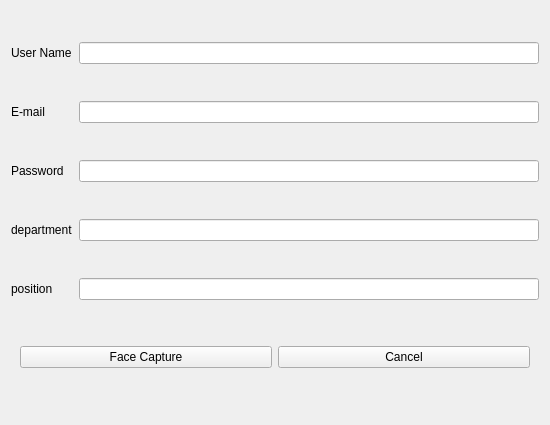
<?xml version="1.0" encoding="UTF-8"?>
<ui version="4.0">
 <class>SignUpWindow</class>
 <widget class="QWidget" name="SignUpWindow">
  <property name="geometry">
   <rect>
    <x>0</x>
    <y>0</y>
    <width>550</width>
    <height>425</height>
   </rect>
  </property>
  <property name="windowTitle">
   <string>Sing Up</string>
  </property>
  <layout class="QGridLayout" name="gridLayout">
   <item row="4" column="1">
    <widget class="QLineEdit" name="lineEdit_position"/>
   </item>
   <item row="1" column="0">
    <widget class="QLabel" name="label_2">
     <property name="text">
      <string>E-mail</string>
     </property>
    </widget>
   </item>
   <item row="2" column="0">
    <widget class="QLabel" name="label_3">
     <property name="text">
      <string>Password</string>
     </property>
    </widget>
   </item>
   <item row="3" column="0">
    <widget class="QLabel" name="label_4">
     <property name="text">
      <string>department</string>
     </property>
    </widget>
   </item>
   <item row="0" column="0">
    <widget class="QLabel" name="label">
     <property name="text">
      <string>User Name</string>
     </property>
    </widget>
   </item>
   <item row="1" column="1">
    <widget class="QLineEdit" name="lineEdit_mail"/>
   </item>
   <item row="2" column="1">
    <widget class="QLineEdit" name="lineEdit_password"/>
   </item>
   <item row="0" column="1">
    <widget class="QLineEdit" name="lineEdit_name"/>
   </item>
   <item row="6" column="0" colspan="2">
    <widget class="QWidget" name="widget" native="true">
     <property name="sizePolicy">
      <sizepolicy hsizetype="Preferred" vsizetype="Maximum">
       <horstretch>0</horstretch>
       <verstretch>0</verstretch>
      </sizepolicy>
     </property>
     <layout class="QGridLayout" name="gridLayout_2">
      <item row="0" column="0">
       <widget class="QPushButton" name="pushButton_capture">
        <property name="text">
         <string>Face Capture</string>
        </property>
       </widget>
      </item>
      <item row="0" column="1">
       <widget class="QPushButton" name="pushButton_cancel">
        <property name="text">
         <string>Cancel</string>
        </property>
       </widget>
      </item>
     </layout>
    </widget>
   </item>
   <item row="3" column="1">
    <widget class="QLineEdit" name="lineEdit_department"/>
   </item>
   <item row="4" column="0">
    <widget class="QLabel" name="label_5">
     <property name="text">
      <string>position</string>
     </property>
    </widget>
   </item>
  </layout>
 </widget>
 <resources/>
 <connections/>
</ui>
